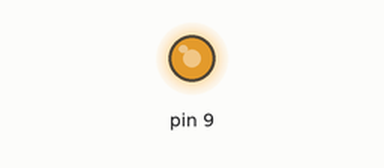
Simulated run of this sketch. Board: Arduino Uno, built with avr-gcc and run on an emulated ATmega328P. Parts: output pins drawn as LEDs (lit = HIGH).

Above: at 0.1 s.
Timing chart, 0 to 1.6 s (numbered marks = the images above):
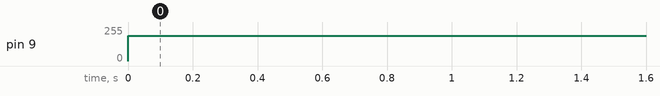

The sketch:

EX6.2.ino
```cpp
int Analog_Input_value;

void setup() {
  // put your setup code here, to run once:
  pinMode(9,OUTPUT);
}

void loop() {
  // put your main code here, to run repeatedly:
  //analogWrite(9,51); //20%
  //analogWrite(9,128); //50%
  analogWrite(9,191); //75%
}
```

Measured:
- by itself, pin 9: 0/255 → 191/255 at 0.00 s
